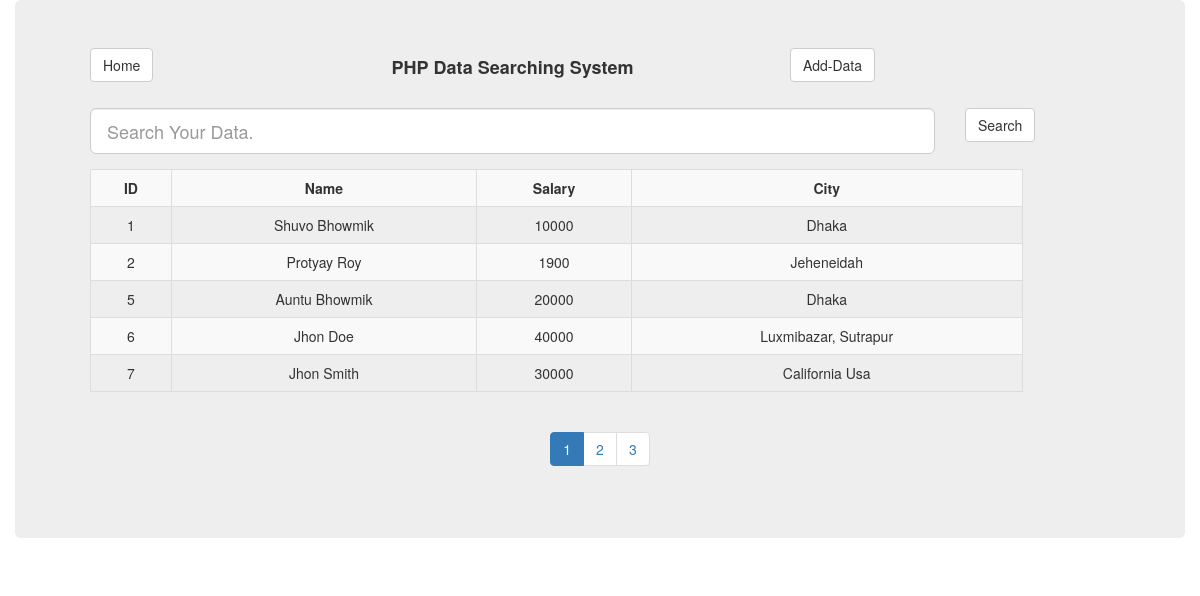
The page / on the database its author committed.
### tables this page shows
CREATE TABLE `users` (
  `id` int(200) NOT NULL,
  `name` text NOT NULL,
  `amount` int(100) NOT NULL,
  `city` text NOT NULL
);

### index.php (the view, shortened to what this page needs)
<?php
include('db.php');
?>
<!DOCTYPE html>
<html>
<head>
    <link rel="stylesheet" href="https://maxcdn.bootstrapcdn.com/bootstrap/3.4.1/css/bootstrap.min.css">
</head>
<body>
	<div class="container">
		<div class="row">
			<div class="col-md-12 jumbotron">
				<div class="header">
					<div class="col-md-2">
						<a href="index.php" class="btn btn-default ">Home</a>
				    </div>
				    <div class="col-md-6">
					    <h4 class="text-center" style="font-weight: bold;">PHP Data Searching System</h4>
				    </div>
				    <div class="col-md-2">
						<a href="#" class="btn btn-default " data-toggle="modal" data-target="#myModal">Add-Data</a>
				    </div>
				</div>
				<br>
				<br>
				<br>
				<form action="" method="post">
					<div class="form-group col-md-10">
						<input type="text" name="search" class="form-control input-lg" placeholder="Search Your Data.">
					</div>
					<div class="col-md-2">
						<input type="submit" class="btn btn-default" name="submit" value="Search">
					</div>
				</form>
				<br>
				<div class="col-md-11">
					<table class="table table-bordered table-striped table-hover">
					     <tr>
						     <th class="text-center">ID</th>
						     <th class="text-center">Name</th>
						     <th class="text-center">Salary</th>
						     <th class="text-center">City</th>
					    </tr>
					    <?php
					    if(isset($_POST['submit']))
					    {
	                         $dataKey = $_POST['search'];
	                         $search_data = "SELECT * FROM users WHERE name LIKE '%$dataKey%' ";
	                         $run_search_data = mysqli_query($con,$search_data);
	                         $count = mysqli_num_rows($run_search_data);
	                         if($count == 0){
	                         	echo "<h4 class='text-center' style='font-weight: bold;'>Data is not Found</h4>";
	                         }else{
					        	 while ($row = mysqli_fetch_array($run_search_data))
					        	 {
                                     $name = $row['name'];
                                     $get_data = "SELECT * FROM users WHERE name = '$name' ";
					                 $run_data = mysqli_query($con,$get_data);
					                 while($row = mysqli_fetch_array($run_data))
					                {
					    	         $id = $row['id'];
					    	         $name = $row['name'];
					    	         $amount = $row['amount'];
					    	         $city = $row['city'];
					    	         echo "
					    	         <tr>
					    	             <td class='text-center'>$id</td>
					    	             <td class='text-center'>$name</td>
					    	             <td class='text-center'>$amount</td>
					    	             <td class='text-center'>$city</td>
					                 </tr>
					    	         ";
					                }
					        	 }
					         }
					     }else{
					             $get_data = "SELECT * FROM users LIMIT 5";
					             $run_data = mysqli_query($con,$get_data);
					             while($row = mysqli_fetch_array($run_data))
					             {
					    	         $id = $row['id'];
					    	         $name = $row['name'];
					    	         $amount = $row['amount'];
					    	         $city = $row['city'];
					    	         echo "
					    	         <tr>
					    	             <td class='text-center'>$id</td>
					    	             <td class='text-center'>$name</td>
					    	             <td class='text-center'>$amount</td>
					    	             <td class='text-center'>$city</td>
					                </tr>
					    	         ";
					             }
					     }
					    ?>
				     </table>
				</div>
				 <div class="col-md-12 text-center">
    	             <ul class="pagination">
    	             	<?php
    	             	$get_page = "SELECT * FROM users";
    	             	$run_data = mysqli_query($con,$get_page);
    	             	$count = mysqli_num_rows($run_data);
    	             	$page = ceil($count/5);
    	             	for($i=1; $i<=$page; $i++)
    	             	{
    	             		if($i==1){
    	             			echo "<li class='active'><a href='#'>$i</a></li>";
    	             		}else{
    	             			echo "<li><a href='page.php?q=$i'>$i</a></li>";
    	             		}
    	             	}
    	             	?>
                    </ul>
                 </div>
			</div>
		</div>
	</div>
</body>
</html>

### rows shown on the page
users: id "1", name "Shuvo Bhowmik", amount "10000", city "Dhaka"
users: id "2", name "Protyay Roy", amount "1900", city "Jeheneidah"
users: id "5", name "Auntu Bhowmik", amount "20000", city "Dhaka"
users: id "6", name "Jhon Doe", amount "40000", city "Luxmibazar, Sutrapur"
users: id "7", name "Jhon Smith", amount "30000", city "California Usa"
